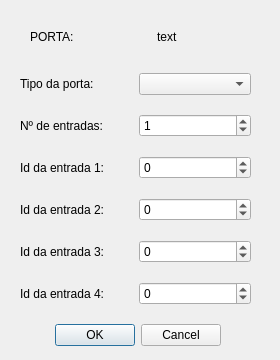
<?xml version="1.0" encoding="UTF-8"?>
<ui version="4.0">
 <class>ModificarPorta</class>
 <widget class="QDialog" name="ModificarPorta">
  <property name="geometry">
   <rect>
    <x>0</x>
    <y>0</y>
    <width>280</width>
    <height>360</height>
   </rect>
  </property>
  <property name="windowTitle">
   <string>Modificar Porta</string>
  </property>
  <widget class="QDialogButtonBox" name="buttonBox">
   <property name="geometry">
    <rect>
     <x>-120</x>
     <y>320</y>
     <width>341</width>
     <height>31</height>
    </rect>
   </property>
   <property name="orientation">
    <enum>Qt::Horizontal</enum>
   </property>
   <property name="standardButtons">
    <set>QDialogButtonBox::Cancel|QDialogButtonBox::Ok</set>
   </property>
  </widget>
  <widget class="QLabel" name="label_portaN">
   <property name="geometry">
    <rect>
     <x>157</x>
     <y>20</y>
     <width>120</width>
     <height>33</height>
    </rect>
   </property>
   <property name="text">
    <string>text</string>
   </property>
  </widget>
  <widget class="QLabel" name="label_PORTA">
   <property name="geometry">
    <rect>
     <x>30</x>
     <y>20</y>
     <width>121</width>
     <height>33</height>
    </rect>
   </property>
   <property name="text">
    <string>PORTA:</string>
   </property>
  </widget>
  <widget class="QWidget" name="">
   <property name="geometry">
    <rect>
     <x>20</x>
     <y>60</y>
     <width>231</width>
     <height>261</height>
    </rect>
   </property>
   <layout class="QVBoxLayout" name="verticalLayout">
    <item>
     <layout class="QHBoxLayout" name="horizontalLayout_2">
      <item>
       <widget class="QLabel" name="label_tipo">
        <property name="text">
         <string>Tipo da porta:</string>
        </property>
       </widget>
      </item>
      <item>
       <widget class="QComboBox" name="tipo_comboBox">
        <property name="editable">
         <bool>false</bool>
        </property>
        <property name="currentText">
         <string/>
        </property>
       </widget>
      </item>
     </layout>
    </item>
    <item>
     <layout class="QHBoxLayout" name="horizontalLayout_3">
      <item>
       <widget class="QLabel" name="label_entr">
        <property name="text">
         <string>Nº de entradas:</string>
        </property>
       </widget>
      </item>
      <item>
       <widget class="QSpinBox" name="entrd_spinBox">
        <property name="wrapping">
         <bool>true</bool>
        </property>
        <property name="minimum">
         <number>1</number>
        </property>
        <property name="maximum">
         <number>4</number>
        </property>
        <property name="value">
         <number>1</number>
        </property>
       </widget>
      </item>
     </layout>
    </item>
    <item>
     <layout class="QHBoxLayout" name="horizontalLayout_7">
      <item>
       <widget class="QLabel" name="label_id1">
        <property name="text">
         <string>Id da entrada 1:</string>
        </property>
       </widget>
      </item>
      <item>
       <widget class="QSpinBox" name="id1_spinBox">
        <property name="wrapping">
         <bool>true</bool>
        </property>
       </widget>
      </item>
     </layout>
    </item>
    <item>
     <layout class="QHBoxLayout" name="horizontalLayout_4">
      <item>
       <widget class="QLabel" name="label_id2">
        <property name="text">
         <string>Id da entrada 2:</string>
        </property>
       </widget>
      </item>
      <item>
       <widget class="QSpinBox" name="id2_spinBox">
        <property name="wrapping">
         <bool>true</bool>
        </property>
       </widget>
      </item>
     </layout>
    </item>
    <item>
     <layout class="QHBoxLayout" name="horizontalLayout_6">
      <item>
       <widget class="QLabel" name="label_id3">
        <property name="text">
         <string>Id da entrada 3:</string>
        </property>
       </widget>
      </item>
      <item>
       <widget class="QSpinBox" name="id3_spinBox">
        <property name="wrapping">
         <bool>true</bool>
        </property>
       </widget>
      </item>
     </layout>
    </item>
    <item>
     <layout class="QHBoxLayout" name="horizontalLayout_5">
      <item>
       <widget class="QLabel" name="label_id4">
        <property name="text">
         <string>Id da entrada 4:</string>
        </property>
       </widget>
      </item>
      <item>
       <widget class="QSpinBox" name="id4_spinBox">
        <property name="wrapping">
         <bool>true</bool>
        </property>
       </widget>
      </item>
     </layout>
    </item>
   </layout>
  </widget>
 </widget>
 <resources/>
 <connections>
  <connection>
   <sender>buttonBox</sender>
   <signal>accepted()</signal>
   <receiver>ModificarPorta</receiver>
   <slot>accept()</slot>
   <hints>
    <hint type="sourcelabel">
     <x>248</x>
     <y>254</y>
    </hint>
    <hint type="destinationlabel">
     <x>157</x>
     <y>274</y>
    </hint>
   </hints>
  </connection>
  <connection>
   <sender>buttonBox</sender>
   <signal>rejected()</signal>
   <receiver>ModificarPorta</receiver>
   <slot>reject()</slot>
   <hints>
    <hint type="sourcelabel">
     <x>316</x>
     <y>260</y>
    </hint>
    <hint type="destinationlabel">
     <x>286</x>
     <y>274</y>
    </hint>
   </hints>
  </connection>
 </connections>
</ui>
